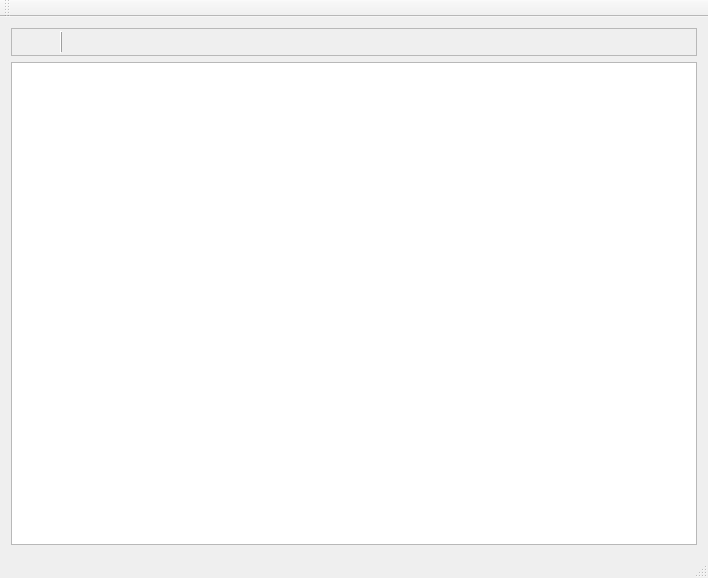
<?xml version="1.0" encoding="UTF-8"?>
<ui version="4.0">
 <class>MainWindow</class>
 <widget class="QMainWindow" name="MainWindow">
  <property name="geometry">
   <rect>
    <x>0</x>
    <y>0</y>
    <width>708</width>
    <height>578</height>
   </rect>
  </property>
  <property name="windowTitle">
   <string>MainWindow</string>
  </property>
  <widget class="QWidget" name="centralWidget">
   <layout class="QVBoxLayout" name="verticalLayout">
    <item>
     <widget class="QFrame" name="frame">
      <property name="frameShape">
       <enum>QFrame::StyledPanel</enum>
      </property>
      <property name="frameShadow">
       <enum>QFrame::Raised</enum>
      </property>
      <layout class="QHBoxLayout" name="horizontalLayout">
       <property name="leftMargin">
        <number>2</number>
       </property>
       <property name="topMargin">
        <number>2</number>
       </property>
       <property name="rightMargin">
        <number>2</number>
       </property>
       <property name="bottomMargin">
        <number>2</number>
       </property>
       <item>
        <widget class="QPushButton" name="bnSave">
         <property name="enabled">
          <bool>false</bool>
         </property>
         <property name="text">
          <string/>
         </property>
         <property name="icon">
          <iconset resource="../configurator2/res.qrc">
           <normaloff>:/my_icons/icons/012-diskette.png</normaloff>:/my_icons/icons/012-diskette.png</iconset>
         </property>
         <property name="iconSize">
          <size>
           <width>32</width>
           <height>32</height>
          </size>
         </property>
         <property name="shortcut">
          <string>Ctrl+S</string>
         </property>
         <property name="flat">
          <bool>true</bool>
         </property>
        </widget>
       </item>
       <item>
        <widget class="QFrame" name="frame_2">
         <property name="frameShape">
          <enum>QFrame::VLine</enum>
         </property>
         <property name="frameShadow">
          <enum>QFrame::Raised</enum>
         </property>
        </widget>
       </item>
       <item>
        <widget class="QPushButton" name="bnStartStop">
         <property name="text">
          <string/>
         </property>
         <property name="icon">
          <iconset resource="../configurator2/res.qrc">
           <normaloff>:/my_icons/icons/031-stop-2.png</normaloff>:/my_icons/icons/031-stop-2.png</iconset>
         </property>
         <property name="iconSize">
          <size>
           <width>32</width>
           <height>32</height>
          </size>
         </property>
         <property name="shortcut">
          <string>Ctrl+Z</string>
         </property>
         <property name="flat">
          <bool>true</bool>
         </property>
        </widget>
       </item>
       <item>
        <widget class="QFrame" name="frame_3">
         <property name="frameShape">
          <enum>QFrame::StyledPanel</enum>
         </property>
         <property name="frameShadow">
          <enum>QFrame::Raised</enum>
         </property>
        </widget>
       </item>
       <item>
        <widget class="QPushButton" name="bnClear">
         <property name="text">
          <string/>
         </property>
         <property name="icon">
          <iconset resource="../configurator2/res.qrc">
           <normaloff>:/my_icons/icons/017-file.png</normaloff>:/my_icons/icons/017-file.png</iconset>
         </property>
         <property name="iconSize">
          <size>
           <width>32</width>
           <height>32</height>
          </size>
         </property>
         <property name="flat">
          <bool>true</bool>
         </property>
        </widget>
       </item>
       <item>
        <spacer name="horizontalSpacer">
         <property name="orientation">
          <enum>Qt::Horizontal</enum>
         </property>
         <property name="sizeHint" stdset="0">
          <size>
           <width>40</width>
           <height>20</height>
          </size>
         </property>
        </spacer>
       </item>
      </layout>
     </widget>
    </item>
    <item>
     <widget class="QTextEdit" name="textLog"/>
    </item>
   </layout>
  </widget>
  <widget class="QMenuBar" name="menuBar">
   <property name="geometry">
    <rect>
     <x>0</x>
     <y>0</y>
     <width>708</width>
     <height>22</height>
    </rect>
   </property>
  </widget>
  <widget class="QToolBar" name="mainToolBar">
   <attribute name="toolBarArea">
    <enum>TopToolBarArea</enum>
   </attribute>
   <attribute name="toolBarBreak">
    <bool>false</bool>
   </attribute>
  </widget>
  <widget class="QStatusBar" name="statusBar"/>
 </widget>
 <layoutdefault spacing="6" margin="11"/>
 <resources>
  <include location="../configurator2/res.qrc"/>
 </resources>
 <connections/>
</ui>
